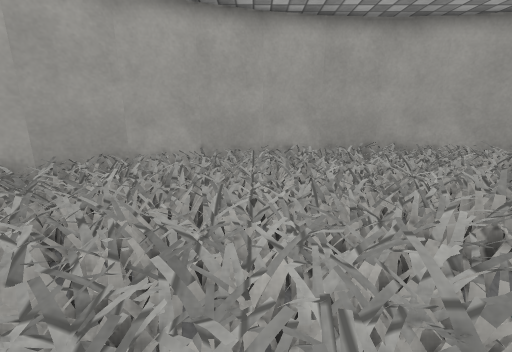
[1] (above)

12 first-person views from a walk through a Unity game level. The camera is 1.3 m above the floor, tilts 14° down and sees 90° across. The floor is counted in squares, 0.5 m on a side. Each view is taken from the middle of a square. On the plan, view 1 faces up. The plan holds only what a view shows up to about 18 squares ahead; the rest is blank. The place goes on beyond the plan. Some surface patterns are stand-ins.

[2]
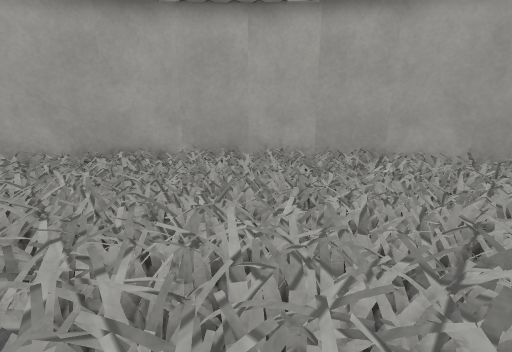

[3]
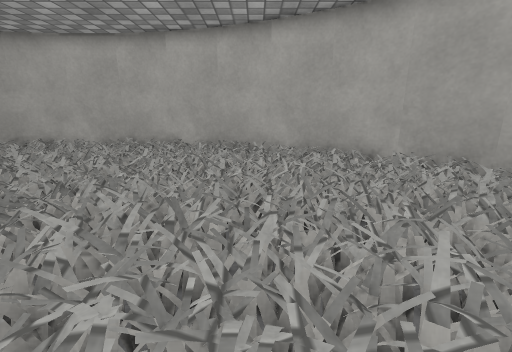

[4]
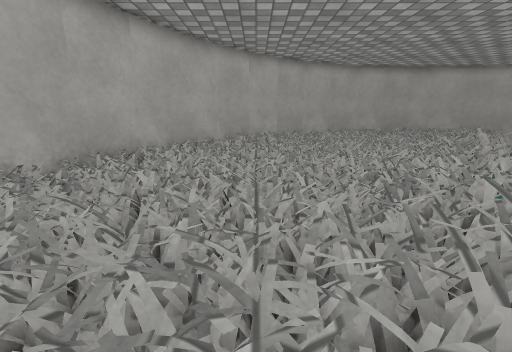

[5]
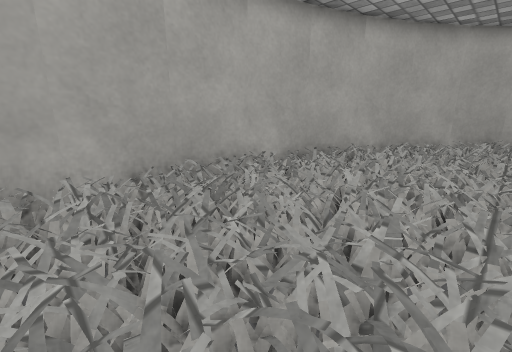

[6]
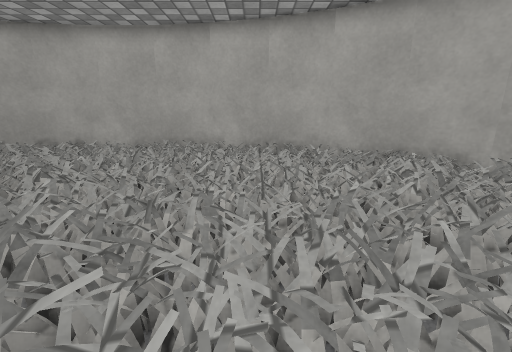

[7]
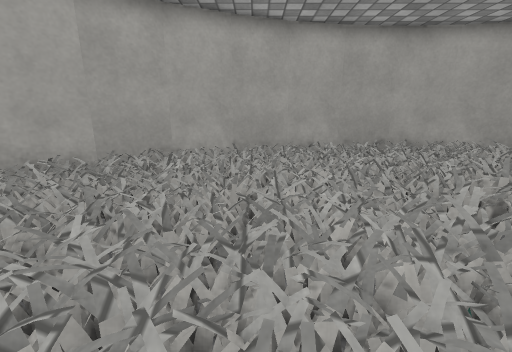

[8]
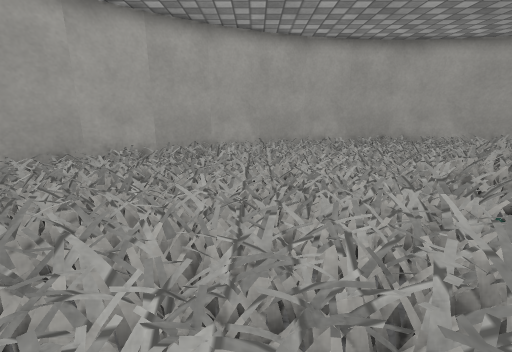

[9]
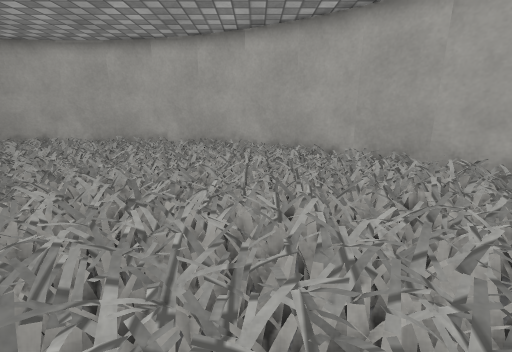

[10]
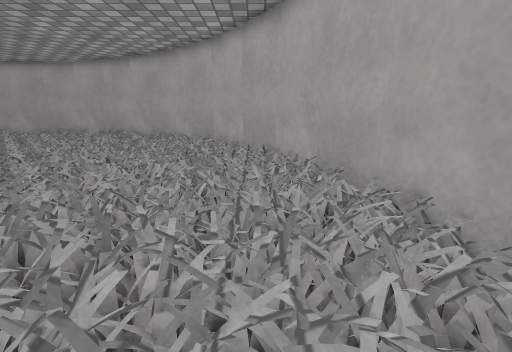

[11]
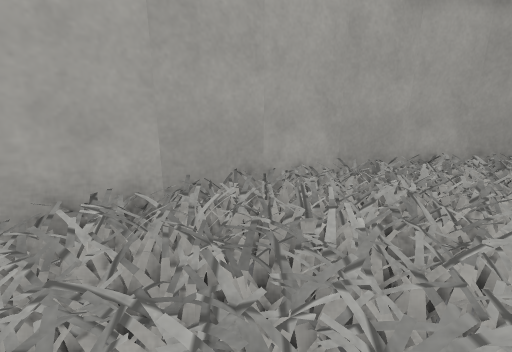

[12]
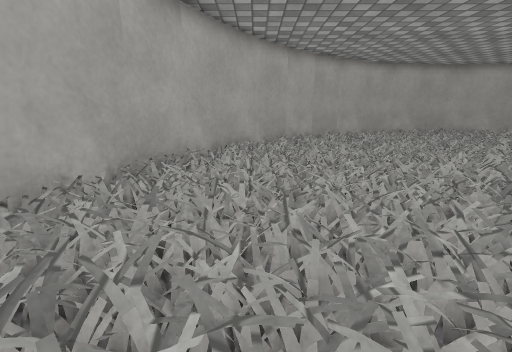

### Floor plan
Key: @ floor where view 1 was taken; # wall or solid block; . floor; / step, stairs or slope; = window, fence, low wall or low ledge.
Columns run from 13 left of view 1 to 9 right of it. Each row starts with its distance up from view 1.
 10               #########
  9            ####......##
  8          ###..........#
  7        ###........../##
  6       ##...........####
  5      ##..........####
  4     ##...........##
  3    ##..........###
  2    #............##
  1   ##...........##
  0   #..........@###
 -1  ##...........##
 -2  #...........##
 -3  #..........##
 -4 ##.........##
 -5 #.........##
 -6 #.........=
 -7 #........##
 -8 #......./#
 -9 #......###
-10 #......
-11 #...
-12 ##.
-13  #

Where each view was taken, in squares from view 1:
view 1: 0 up, 0 right, facing up
view 2: 1 down, 1 left, facing up-left
view 3: 1 down, 1 left, facing left
view 4: 10 down, 7 left, facing up
view 5: 10 down, 7 left, facing up-left
view 6: 3 down, 2 left, facing left
view 7: 1 down, 1 left, facing up
view 8: 3 down, 2 left, facing up
view 9: 0 up, 0 right, facing left
view 10: 7 up, 5 right, facing left
view 11: 2 up, 4 left, facing up
view 12: 9 down, 9 left, facing up
